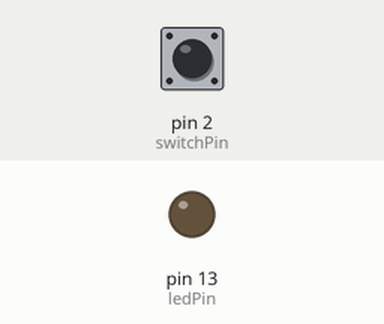
Recording of a sketch running on a simulated Arduino Uno, built with avr-gcc and run on an emulated ATmega328P. On the bench: output pins drawn as LEDs (lit = HIGH). The test bench sets the inputs (shaded band); at power-on: pin 2 (switchPin) HIGH.

Above: at 1.2 s.
1.3 s: pin 2 (switchPin) pulled LOW for 3.2 s
At 1.9 s:
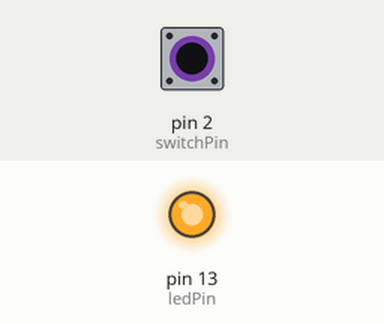
7.5 s: pin 2 (switchPin) pulled LOW for 0.15 s
At 7.8 s:
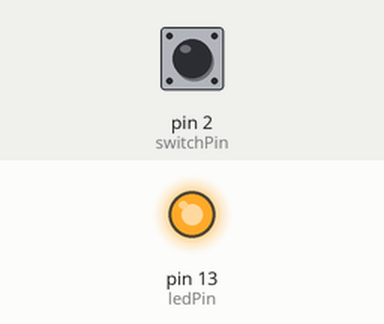
10.6 s: pin 2 (switchPin) pulled LOW for 1 s
At 14.8 s:
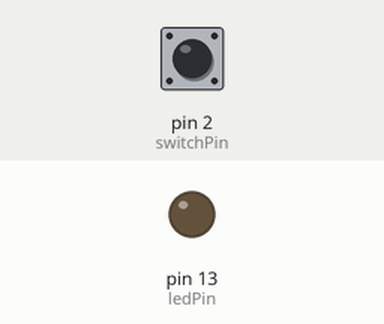
Timing chart, 0 to 16.3 s (numbered marks = the images above; inputs shaded):
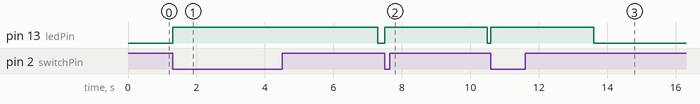

The sketch:

switch.ino.ino
```cpp
const int switchPin = 2; //Switch Connected to PIN 4
const int ledPin = 13; //LED Connected to PIN 8
int switchState = 0; // Variable for reading Switch status
void setup()
{
    pinMode(ledPin, OUTPUT); //LED PIN is Output
    pinMode(switchPin, INPUT);//Switch PIN is input with PULLUP
}
void loop()
{
    switchState = digitalRead(switchPin); //Reads the status of the switch.
    if (switchState == LOW) //If the switch is pressed
    {
        digitalWrite(ledPin, HIGH); //LED ON
        delay(3000); //3 Second Delay
        digitalWrite(ledPin, LOW); //LED OFF
    }
}
```

Measured:
- after the input at 1.3 s, pin 13 (ledPin): LOW → HIGH at once, → LOW 6.0 s later
- after the input at 7.5 s, pin 13 (ledPin): LOW → HIGH at once, → LOW 3.0 s later
- after the input at 10.6 s, pin 13 (ledPin): LOW → HIGH at once, → LOW 3.0 s later
